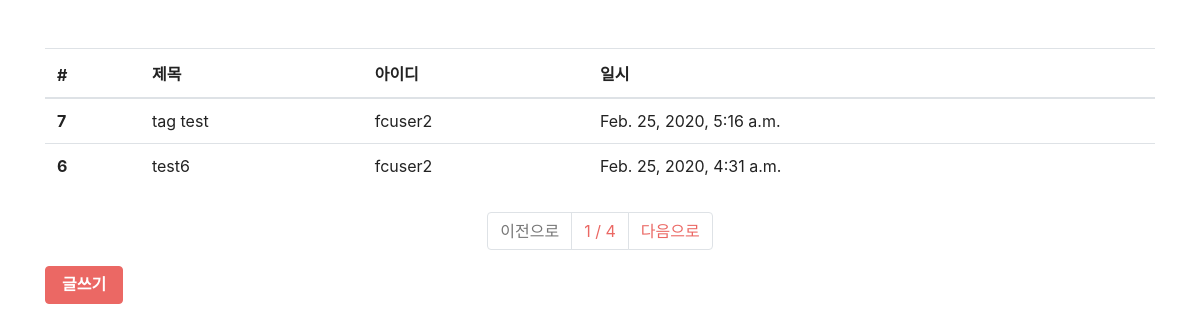
/board/list/, run on an earlier commit of the app's database.
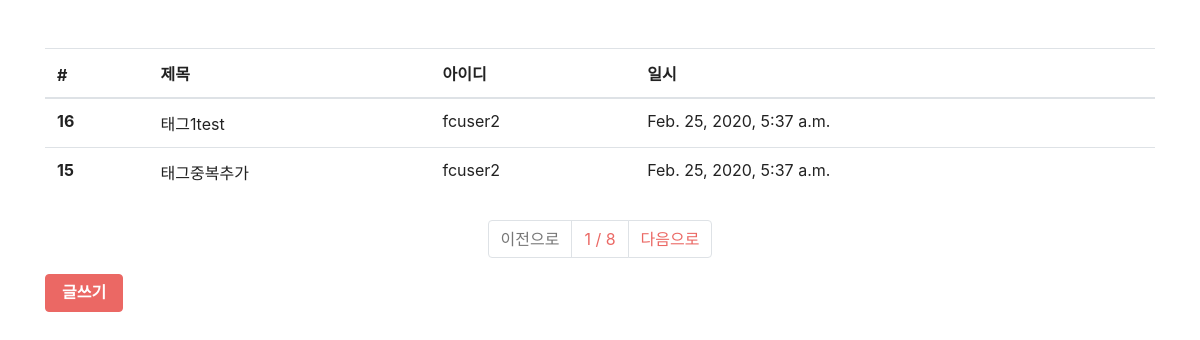
And on a later commit of the database.
### board/models.py (models this page shows, shortened)
class Board(models.Model):
    objects = models.Manager()
    title = models.CharField(max_length=128, verbose_name="제목")
    contents = models.TextField(verbose_name="내용")
    writer = models.ForeignKey('fcuser.Fcuser',on_delete=models.CASCADE, verbose_name = '작성자')  # 1:N 관계
    tags = models.ManyToManyField('tag.Tag', verbose_name = "태그")
    registered_dttm = models.DateTimeField(auto_now_add=True, verbose_name="등록시간")
    class Meta:
        db_table = 'fastcampus_board'
        verbose_name = '패스트캠퍼스 게시글'
        verbose_name_plural = '패스트캠퍼스 게시글'

### fcuser/models.py (models this page shows)
class Fcuser(models.Model):
    objects = models.Manager()
    username = models.CharField(max_length = 32,
                                verbose_name = '사용자명')
    password = models.CharField(max_length= 64,
                                verbose_name = '비밀번호')
    useremail = models.EmailField(max_length=128,
                                verbose_name = '사용자 이메일')
    registered_dttm = models.DateTimeField(auto_now_add=True,
                                            verbose_name='등록시간')
    def __str__(self):              #username으로 화면에 띄우고 싶을 때
        return self.username
    class Meta:
        db_table = 'fastcampus_fcuser'  #table_name을 직접 설정하고 싶을 때
        verbose_name = 'fastcampus user'    #복수형이 들어감

### board/views.py (the view)
# urls.py: path('list/', views.board_list),
def board_list(request):
    all_boards = Board.objects.all().order_by('-id')
    page = request.GET.get('p',1)
    paginator = Paginator(all_boards,2)
    boards = paginator.get_page(page)
    return render(request,'board_list.html', {'boards':boards})

### board/templates/board_list.html
{% extends "base.html" %}
{% block contents %}
<div class = "row mt-5">
    <div class = "col-12">
        <table class = "table">
            <thead>
                <tr>
                    <th>#</th>
                    <th>제목</th>
                    <th>아이디</th>
                    <th>일시</th>
                </tr>
            </thead>
            <tbody>
                {% for board in boards %}
            <tr onclick="location.href='/board/detail/{{ board.id }}'">
                    <th>{{ board.id }}</th>
                    <td>{{ board.title }}</td>
                    <td>{{ board.writer }}</td>
                    <td>{{ board.registered_dttm }}</td>
                </tr>
                {% endfor %}
            </tbody>
        </table>
    </div>
</div>
<div class="row mt-2">
    <div class="col-12">
        <nav>
            <ul class = "pagination justify-content-center">
                {% if boards.has_previous %}
                <li class="page-item">
                    <a class="page-link" href="?p={{ boards.previous_page_number }}">이전으로</a>
                </li>
                {% else %}
                <li class="page-item disabled">
                    <a class="page-link" href="#">이전으로</a>
                </li>
                {% endif %}
                <li class="page-item">
                    <a class="page-link" href="#">{{ boards.number}} / {{ boards.paginator.num_pages }}</a>
                </li>
                {% if boards.has_next %}
                <li class="page-item">
                    <a class="page-link" href="?p={{ boards.next_page_number }}">다음으로</a>
                </li>
                {% else %}
                <li class="page-item disabled">
                    <a class="page-link" href="#">다음으로</a>
                </li >
                {% endif %}
            </ul>
        </nav>
    </div>
</div>
<div class = "row">
    <div class = "col-12">
        <button class="btn btn-primary" onclick="location.href='/board/write/'">글쓰기</button>
    </div>
</div>
{% endblock %}

### board/templates/base.html (shortened to what this page needs)
<html>
    <head>
        <link rel="stylesheet" href="/static/bootstrap.min.css"/>
    </head>
    <body>
        <div class="container">
            {% block contents %}
            {% endblock %}
        </div>
    </body>
</html>

What changed in the data, as far as the page shows it:
no longer on this page (row unchanged): Board: id "7", title "tag test", writer "fcuser2", registered_dttm "Feb. 25, 2020, 5:16 a.m."
no longer on this page (row unchanged): Board: id "6", title "test6", writer "fcuser2", registered_dttm "Feb. 25, 2020, 4:31 a.m."
added Board: id "16", title "태그1test", writer "fcuser2", registered_dttm "Feb. 25, 2020, 5:37 a.m."
added Board: id "15", title "태그중복추가", writer "fcuser2", registered_dttm "Feb. 25, 2020, 5:37 a.m."
Also different on the page:
{{ boards.paginator.num_pages }}: "4" → "8"
